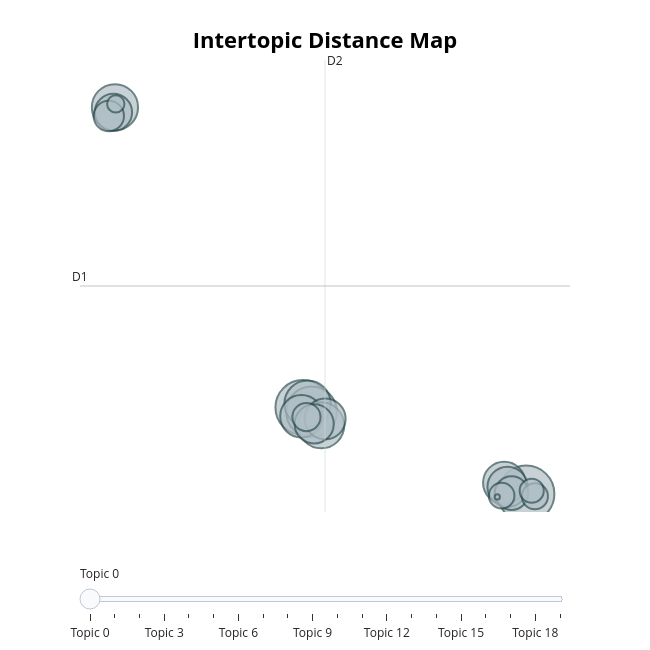

Notebook code cell kept with this figure:
### Markdown cell above
**Map of distances between topics**

It shows topics as bubbles. The size of a bubble corresponds to its popularity. Bubbles located close to each other are thematically similar. It help to understand the relationships between topics.

### Code cell
if 'topic_model' in locals():
    display(topic_model.visualize_topics())
else:
    print("No df_topic")

### Figure 1 — Plotly figure (JSON) as saved in the notebook; plotly's stock layout.template omitted (floating-point values rounded to 4 significant figures)
{"data": [{"customdata": [[0, "rat | attack | castle | quest | enemy", 1619], [1, "game | town | father | harold | room", 1508], [2, "servant | helen | elizabeth | church | hamlet", 1299], [3, "pig | scarecrow | glinda | head | fire", 1085], [4, "tardis | emperor | colony | attack | manticore", 1080], [5, "witness | harry | wife | house | scene", 1070], [6, "steinbeck | grandfather | ishmael | war | father", 909], [7, "affair | jaime | templar | lucien | priest", 902], [8, "war | confederate | battle | attack | operation", 846], [9, "tale | war | history | holocaust | house", 818], [10, "room | movie | town | author | writer", 774], [11, "game | war | history | colossus | company", 703], [12, "author | school | friend | place | law", 575], [13, "machiavelli | virtue | context | action | behavior", 467], [14, "voyage | crusoe | ship | vessel | expedition", 401], [15, "snape | twilight | dracula | harry | helsing", 345], [16, "father | pearl | flory | mother | mao", 331], [17, "oedipus | antigone | hades | legionary | odysseus", 295], [18, "invasion | wars | mission | admiral | fleet", 152], [19, "maze | fallout | chronology | mystery | investigation", 14]], "hovertemplate": "<b>Topic %{customdata[0]}</b><br>%{customdata[1]}<br>Size: %{customdata[2]}", "legendgroup": "", "marker": {"color": "#B0BEC5", "size": [1619, 1508, 1299, 1085, 1080, 1070, 909, 902, 846, 818, 774, 703, 575, 467, 401, 345, 331, 295, 152, 14], "sizemode": "area", "sizeref": 1.012, "symbol": "circle", "line": {"color": "DarkSlateGrey", "width": 2}}, "mode": "markers", "name": "", "orientation": "v", "showlegend": false, "x": [10.02, 0.08542, 0.4776, 0.301, -8.269, 0.9084, 0.02551, 9.046, 1.082, 9.196, 0.5945, -8.335, 9.375, -8.542, 0.2498, 10.41, 8.934, 10.27, -8.232, 8.738], "xaxis": "x", "y": [-8.901, -0.9723, -1.387, -0.6313, 26.55, -2.619, -1.789, -7.887, -2.027, -8.255, -2.487, 26.08, -8.832, 25.75, -1.861, -9.121, -9.066, -8.615, 26.86, -9.187], "yaxis": "y", "type": "scatter"}], "layout": {"xaxis": {"anchor": "y", "domain": [0.0, 1.0], "title": {"text": ""}, "visible": false, "range": [-9.823, 11.97]}, "yaxis": {"anchor": "x", "domain": [0.0, 1.0], "title": {"text": ""}, "visible": false, "range": [-10.56, 30.89]}, "legend": {"tracegroupgap": 0, "itemsizing": "constant"}, "margin": {"t": 60}, "title": {"font": {"size": 22, "color": "Black"}, "text": "<b>Intertopic Distance Map</b>", "y": 0.95, "x": 0.5, "xanchor": "center", "yanchor": "top"}, "hoverlabel": {"font": {"size": 16, "family": "Rockwell"}, "bgcolor": "white"}, "width": 650, "height": 650, "sliders": [{"active": 0, "pad": {"t": 50}, "steps": [{"args": [{"marker.color": [["red", "#B0BEC5", "#B0BEC5", "#B0BEC5", "#B0BEC5", "#B0BEC5", "#B0BEC5", "#B0BEC5", "#B0BEC5", "#B0BEC5", "#B0BEC5", "#B0BEC5", "#B0BEC5", "#B0BEC5", "#B0BEC5", "#B0BEC5", "#B0BEC5", "#B0BEC5", "#B0BEC5", "#B0BEC5"]]}], "label": "Topic 0", "method": "update"}, {"args": [{"marker.color": [["#B0BEC5", "red", "#B0BEC5", "#B0BEC5", "#B0BEC5", "#B0BEC5", "#B0BEC5", "#B0BEC5", "#B0BEC5", "#B0BEC5", "#B0BEC5", "#B0BEC5", "#B0BEC5", "#B0BEC5", "#B0BEC5", "#B0BEC5", "#B0BEC5", "#B0BEC5", "#B0BEC5", "#B0BEC5"]]}], "label": "Topic 1", "method": "update"}, {"args": [{"marker.color": [["#B0BEC5", "#B0BEC5", "red", "#B0BEC5", "#B0BEC5", "#B0BEC5", "#B0BEC5", "#B0BEC5", "#B0BEC5", "#B0BEC5", "#B0BEC5", "#B0BEC5", "#B0BEC5", "#B0BEC5", "#B0BEC5", "#B0BEC5", "#B0BEC5", "#B0BEC5", "#B0BEC5", "#B0BEC5"]]}], "label": "Topic 2", "method": "update"}, {"args": [{"marker.color": [["#B0BEC5", "#B0BEC5", "#B0BEC5", "red", "#B0BEC5", "#B0BEC5", "#B0BEC5", "#B0BEC5", "#B0BEC5", "#B0BEC5", "#B0BEC5", "#B0BEC5", "#B0BEC5", "#B0BEC5", "#B0BEC5", "#B0BEC5", "#B0BEC5", "#B0BEC5", "#B0BEC5", "#B0BEC5"]]}], "label": "Topic 3", "method": "update"}, {"args": [{"marker.color": [["#B0BEC5", "#B0BEC5", "#B0BEC5", "#B0BEC5", "red", "#B0BEC5", "#B0BEC5", "#B0BEC5", "#B0BEC5", "#B0BEC5", "#B0BEC5", "#B0BEC5", "#B0BEC5", "#B0BEC5", "#B0BEC5", "#B0BEC5", "#B0BEC5", "#B0BEC5", "#B0BEC5", "#B0BEC5"]]}], "label": "Topic 4", "method": "update"}, {"args": [{"marker.color": [["#B0BEC5", "#B0BEC5", "#B0BEC5", "#B0BEC5", "#B0BEC5", "red", "#B0BEC5", "#B0BEC5", "#B0BEC5", "#B0BEC5", "#B0BEC5", "#B0BEC5", "#B0BEC5", "#B0BEC5", "#B0BEC5", "#B0BEC5", "#B0BEC5", "#B0BEC5", "#B0BEC5", "#B0BEC5"]]}], "label": "Topic 5", "method": "update"}, {"args": [{"marker.color": [["#B0BEC5", "#B0BEC5", "#B0BEC5", "#B0BEC5", "#B0BEC5", "#B0BEC5", "red", "#B0BEC5", "#B0BEC5", "#B0BEC5", "#B0BEC5", "#B0BEC5", "#B0BEC5", "#B0BEC5", "#B0BEC5", "#B0BEC5", "#B0BEC5", "#B0BEC5", "#B0BEC5", "#B0BEC5"]]}], "label": "Topic 6", "method": "update"}, {"args": [{"marker.color": [["#B0BEC5", "#B0BEC5", "#B0BEC5", "#B0BEC5", "#B0BEC5", "#B0BEC5", "#B0BEC5", "red", "#B0BEC5", "#B0BEC5", "#B0BEC5", "#B0BEC5", "#B0BEC5", "#B0BEC5", "#B0BEC5", "#B0BEC5", "#B0BEC5", "#B0BEC5", "#B0BEC5", "#B0BEC5"]]}], "label": "Topic 7", "method": "update"}, {"args": [{"marker.color": [["#B0BEC5", "#B0BEC5", "#B0BEC5", "#B0BEC5", "#B0BEC5", "#B0BEC5", "#B0BEC5", "#B0BEC5", "red", "#B0BEC5", "#B0BEC5", "#B0BEC5", "#B0BEC5", "#B0BEC5", "#B0BEC5", "#B0BEC5", "#B0BEC5", "#B0BEC5", "#B0BEC5", "#B0BEC5"]]}], "label": "Topic 8", "method": "update"}, {"args": [{"marker.color": [["#B0BEC5", "#B0BEC5", "#B0BEC5", "#B0BEC5", "#B0BEC5", "#B0BEC5", "#B0BEC5", "#B0BEC5", "#B0BEC5", "red", "#B0BEC5", "#B0BEC5", "#B0BEC5", "#B0BEC5", "#B0BEC5", "#B0BEC5", "#B0BEC5", "#B0BEC5", "#B0BEC5", "#B0BEC5"]]}], "label": "Topic 9", "method": "update"}, {"args": [{"marker.color": [["#B0BEC5", "#B0BEC5", "#B0BEC5", "#B0BEC5", "#B0BEC5", "#B0BEC5", "#B0BEC5", "#B0BEC5", "#B0BEC5", "#B0BEC5", "red", "#B0BEC5", "#B0BEC5", "#B0BEC5", "#B0BEC5", "#B0BEC5", "#B0BEC5", "#B0BEC5", "#B0BEC5", "#B0BEC5"]]}], "label": "Topic 10", "method": "update"}, {"args": [{"marker.color": [["#B0BEC5", "#B0BEC5", "#B0BEC5", "#B0BEC5", "#B0BEC5", "#B0BEC5", "#B0BEC5", "#B0BEC5", "#B0BEC5", "#B0BEC5", "#B0BEC5", "red", "#B0BEC5", "#B0BEC5", "#B0BEC5", "#B0BEC5", "#B0BEC5", "#B0BEC5", "#B0BEC5", "#B0BEC5"]]}], "label": "Topic 11", "method": "update"}, {"args": [{"marker.color": [["#B0BEC5", "#B0BEC5", "#B0BEC5", "#B0BEC5", "#B0BEC5", "#B0BEC5", "#B0BEC5", "#B0BEC5", "#B0BEC5", "#B0BEC5", "#B0BEC5", "#B0BEC5", "red", "#B0BEC5", "#B0BEC5", "#B0BEC5", "#B0BEC5", "#B0BEC5", "#B0BEC5", "#B0BEC5"]]}], "label": "Topic 12", "method": "update"}, {"args": [{"marker.color": [["#B0BEC5", "#B0BEC5", "#B0BEC5", "#B0BEC5", "#B0BEC5", "#B0BEC5", "#B0BEC5", "#B0BEC5", "#B0BEC5", "#B0BEC5", "#B0BEC5", "#B0BEC5", "#B0BEC5", "red", "#B0BEC5", "#B0BEC5", "#B0BEC5", "#B0BEC5", "#B0BEC5", "#B0BEC5"]]}], "label": "Topic 13", "method": "update"}, {"args": [{"marker.color": [["#B0BEC5", "#B0BEC5", "#B0BEC5", "#B0BEC5", "#B0BEC5", "#B0BEC5", "#B0BEC5", "#B0BEC5", "#B0BEC5", "#B0BEC5", "#B0BEC5", "#B0BEC5", "#B0BEC5", "#B0BEC5", "red", "#B0BEC5", "#B0BEC5", "#B0BEC5", "#B0BEC5", "#B0BEC5"]]}], "label": "Topic 14", "method": "update"}, {"args": [{"marker.color": [["#B0BEC5", "#B0BEC5", "#B0BEC5", "#B0BEC5", "#B0BEC5", "#B0BEC5", "#B0BEC5", "#B0BEC5", "#B0BEC5", "#B0BEC5", "#B0BEC5", "#B0BEC5", "#B0BEC5", "#B0BEC5", "#B0BEC5", "red", "#B0BEC5", "#B0BEC5", "#B0BEC5", "#B0BEC5"]]}], "label": "Topic 15", "method": "update"}, {"args": [{"marker.color": [["#B0BEC5", "#B0BEC5", "#B0BEC5", "#B0BEC5", "#B0BEC5", "#B0BEC5", "#B0BEC5", "#B0BEC5", "#B0BEC5", "#B0BEC5", "#B0BEC5", "#B0BEC5", "#B0BEC5", "#B0BEC5", "#B0BEC5", "#B0BEC5", "red", "#B0BEC5", "#B0BEC5", "#B0BEC5"]]}], "label": "Topic 16", "method": "update"}, {"args": [{"marker.color": [["#B0BEC5", "#B0BEC5", "#B0BEC5", "#B0BEC5", "#B0BEC5", "#B0BEC5", "#B0BEC5", "#B0BEC5", "#B0BEC5", "#B0BEC5", "#B0BEC5", "#B0BEC5", "#B0BEC5", "#B0BEC5", "#B0BEC5", "#B0BEC5", "#B0BEC5", "red", "#B0BEC5", "#B0BEC5"]]}], "label": "Topic 17", "method": "update"}, {"args": [{"marker.color": [["#B0BEC5", "#B0BEC5", "#B0BEC5", "#B0BEC5", "#B0BEC5", "#B0BEC5", "#B0BEC5", "#B0BEC5", "#B0BEC5", "#B0BEC5", "#B0BEC5", "#B0BEC5", "#B0BEC5", "#B0BEC5", "#B0BEC5", "#B0BEC5", "#B0BEC5", "#B0BEC5", "red", "#B0BEC5"]]}], "label": "Topic 18", "method": "update"}, {"args": [{"marker.color": [["#B0BEC5", "#B0BEC5", "#B0BEC5", "#B0BEC5", "#B0BEC5", "#B0BEC5", "#B0BEC5", "#B0BEC5", "#B0BEC5", "#B0BEC5", "#B0BEC5", "#B0BEC5", "#B0BEC5", "#B0BEC5", "#B0BEC5", "#B0BEC5", "#B0BEC5", "#B0BEC5", "#B0BEC5", "red"]]}], "label": "Topic 19", "method": "update"}]}], "shapes": [{"line": {"color": "#CFD8DC", "width": 2}, "type": "line", "x0": 1.075, "x1": 1.075, "y0": -10.56, "y1": 30.89}, {"line": {"color": "#9E9E9E", "width": 2}, "type": "line", "x0": -9.823, "x1": 11.97, "y0": 10.16, "y1": 10.16}], "annotations": [{"showarrow": false, "text": "D1", "x": -9.823, "y": 10.16, "yshift": 10}, {"showarrow": false, "text": "D2", "x": 1.075, "xshift": 10, "y": 30.89}]}}
